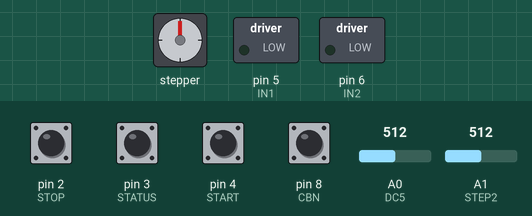
Bench run of a sketch on a simulated Arduino Uno, built with avr-gcc and run on an emulated ATmega328P. Parts: stepper motor, switched loads named in the sketch (green lamp = pin HIGH). Wiring (inferred from the names in the program): stepper motor driver (200 steps per turn assumed): step pin 11; direction pin 12; enable pin 13. Inputs (shaded band) come from the test bench; at power-on: pin 2 (STOP), pin 3 (STATUS), pin 4 (START), pin 8 (CBN) HIGH, A1 (STEP2) = 512, A0 (DC5) = 512. Pins used as bus, display or sensor lines are not drawn.

Above: at 1.2 s.
1.3 s: pin 4 (START) pulled LOW for 0.15 s
At 1.8 s:
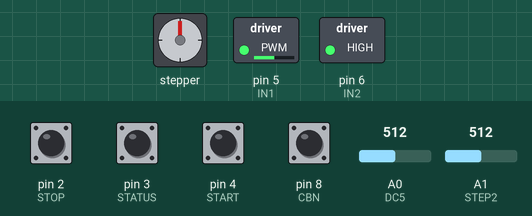
2.9 s: A1 (STEP2) set to 482
At 4.4 s:
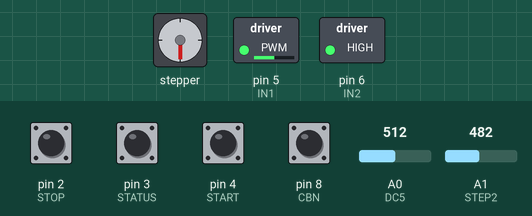
5.9 s: A0 (DC5) set to 490
At 7.6 s:
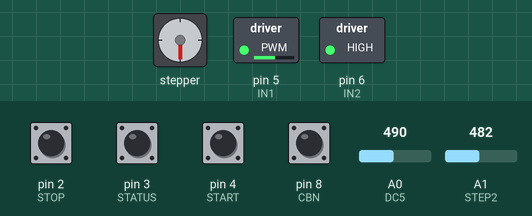
8.9 s: pin 2 (STOP) pulled LOW for 0.15 s
At 9.5 s:
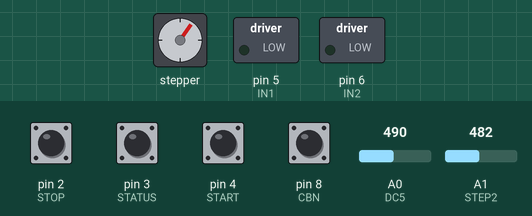
12.0 s: pin 3 (STATUS) pulled LOW for 1 s
At 13.6 s:
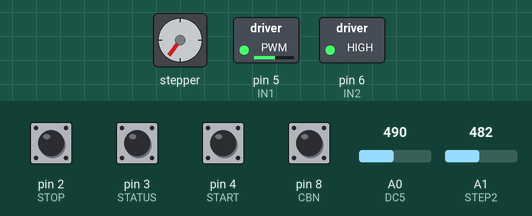
15.0 s: A0 (DC5) set to 510
At 16.1 s:
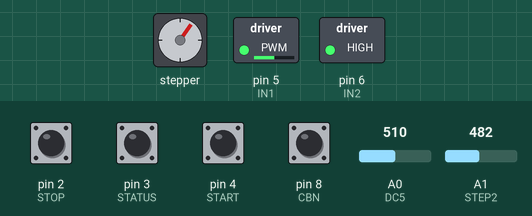
Timing chart, 0 to 65.5 s (numbered marks = the images above; inputs shaded):
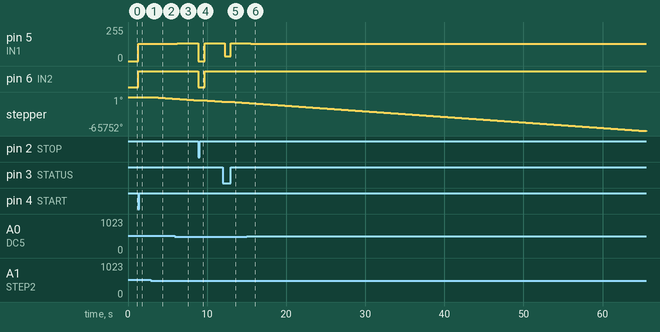

Measured:
- the behaviour switches between 500 and 499 on A1 (STEP2) (found by bisection; images 1 and 2)
- after the input at 1.3 s, pin 5 (IN1): 0/255 → 128/255 at once; pin 6 (IN2): LOW → HIGH at once
- after the input at 2.9 s, stepper: keeps turning counter-clockwise at about 1085°/s, starting at once
- after the input at 5.9 s, pin 5 (IN1): 128/255 → 133/255 after 0.34 s
- after the input at 8.9 s, pin 5 (IN1): 133/255 → 0/255 at once, → 133/255 0.83 s later; pin 6 (IN2): HIGH → LOW at once, → HIGH 0.83 s later
- after the input at 12.0 s, pin 5 (IN1): 133/255 → 35/255 after 0.23 s, → 133/255 0.77 s later
- after the input at 15.0 s, pin 5 (IN1): 133/255 → 128/255 after 0.50 s

The sketch:

Code_Arduino_Uno_R3.ino
```cpp
// Khai báo Chân Step Motor dan nhan
     #define EN 13
     #define Z_STP 11
     #define Z_DIR 12
// Khai báo chân Motor DC
  // Motor ep nhan
     #define IN1 5
     #define IN2 6
// Khai báo chân cảm biến hồng ngoại
     #define CBN 8
// bảng điều khiển.
     #define START 4
     #define STOP  2
     #define STATUS 3
     #define STEP2 A1
     #define DC5   A0
// biến để phục vụ nút ấn.
  int start =0;
  int status1 = 0;
///++++++++++++++ chương trình con +++++++++++++++++
// ngừng khẩn cấp
void NGUNGKHANCAP(){
  motor_1_Dung();
  step_Dung();
}
void setup() {
  // put your setup code here, to run once:
  Serial.begin(9600);
// Khai báo Step motor 1 - 2
      pinMode(EN, OUTPUT);
      pinMode(Z_DIR, OUTPUT);
      pinMode(Z_STP, OUTPUT);
//Khai báo motor 1
      pinMode(IN1, OUTPUT);
      pinMode(IN2, OUTPUT);
// khai bao cam bien.
      pinMode(CBN,INPUT_PULLUP);
// KHAI BÁO NÚT ẤN.
      pinMode(START,INPUT_PULLUP);
      pinMode(STOP,INPUT_PULLUP);
      pinMode(STATUS,INPUT_PULLUP);
      pinMode(STEP2,INPUT_PULLUP);
      pinMode(DC5,INPUT);
// ngừng khẩn cấp stop
     attachInterrupt(0, NGUNGKHANCAP, LOW); // gọi hàm tat liên tục khi còn nhấn nút
 // trang thai ban dau.
       motor_1_Dung();

}// end setup

void loop() {
  // put your main code here, to run repeatedly:
if (digitalRead(START)==LOW){start =1;}

 if(start ==1)
   { // tự động
  if (digitalRead(STATUS)==LOW)
  {
     motor_1_Tien(220);
     if (digitalRead(CBN)==LOW){
          delay(250);
          step(false, Z_DIR, Z_STP, 500);
        }else{
              step_Dung();
             }
  }// end tu dong
// thu cong
 if(digitalRead(STATUS)==HIGH){

    int ADC1=analogRead(DC5);
    int feed1 = map(ADC1,0,1023,0,255);
    motor_1_Tien(feed1);

    if(analogRead(STEP2)<500){status1 = 1;}

    if(status1 == 1){
      step(false, Z_DIR, Z_STP, 500);
      status1 =0;
    }
 }// end thu cong
}// end start.
}// end loop

//------------------------------Chương Trình Con----------------------------
//---------------Hàm điều khiển hướng và số bước của động cơ ---------------
void step(boolean dir, byte dirPin, byte stepperPin, int steps)
     { digitalWrite(EN, LOW);               // Cho phép Step motor chạy
       digitalWrite(dirPin, dir);
       delay(30);
       for (int i = 0; i < steps; i++)
           {
            digitalWrite(stepperPin, HIGH);
            delayMicroseconds(800);
            digitalWrite(stepperPin, LOW);
            delayMicroseconds(800);
            }
     }
void step_Dung()
     {digitalWrite(EN, HIGH);
     }
//--------------------------Hàm điều khiển động cơ 1------------------------
void motor_1_Tien(int speed1)
     {analogWrite (IN1,255-speed1);
      digitalWrite(IN2, HIGH);
     }
void motor_1_Dung()
     {digitalWrite(IN1, LOW);
      digitalWrite(IN2, LOW);
     }
```
